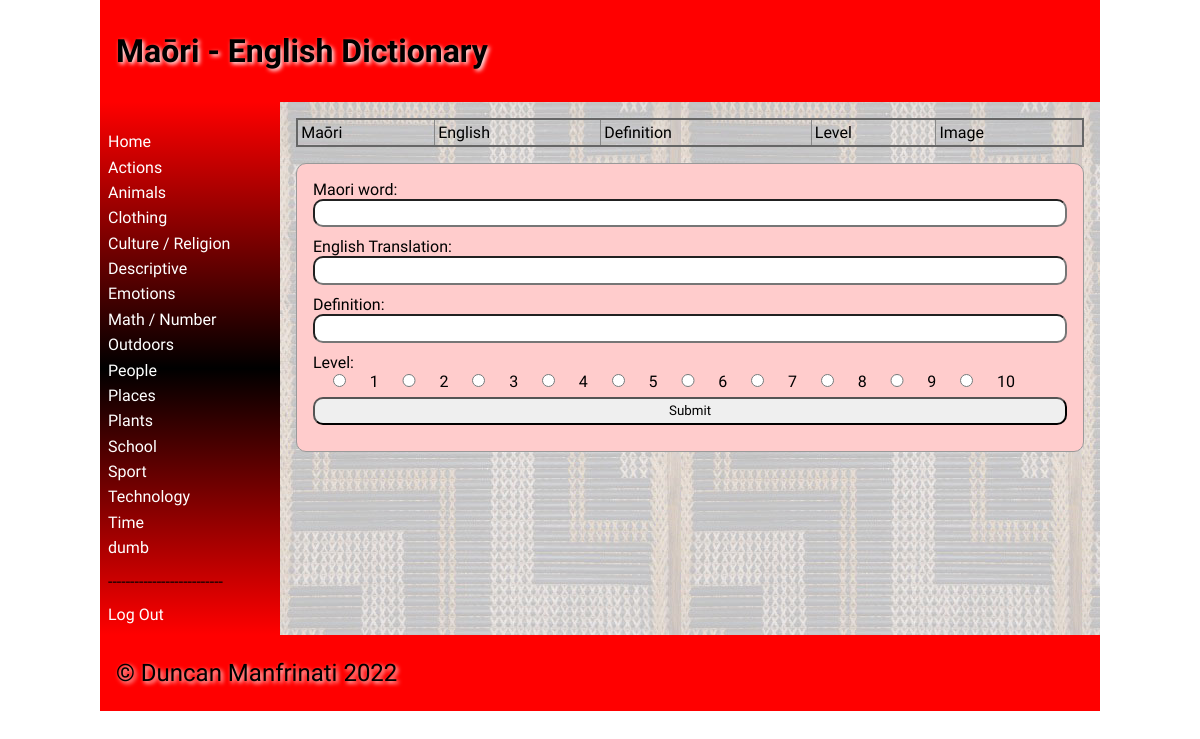
Before: /category/1 (signed in) with the older database file.
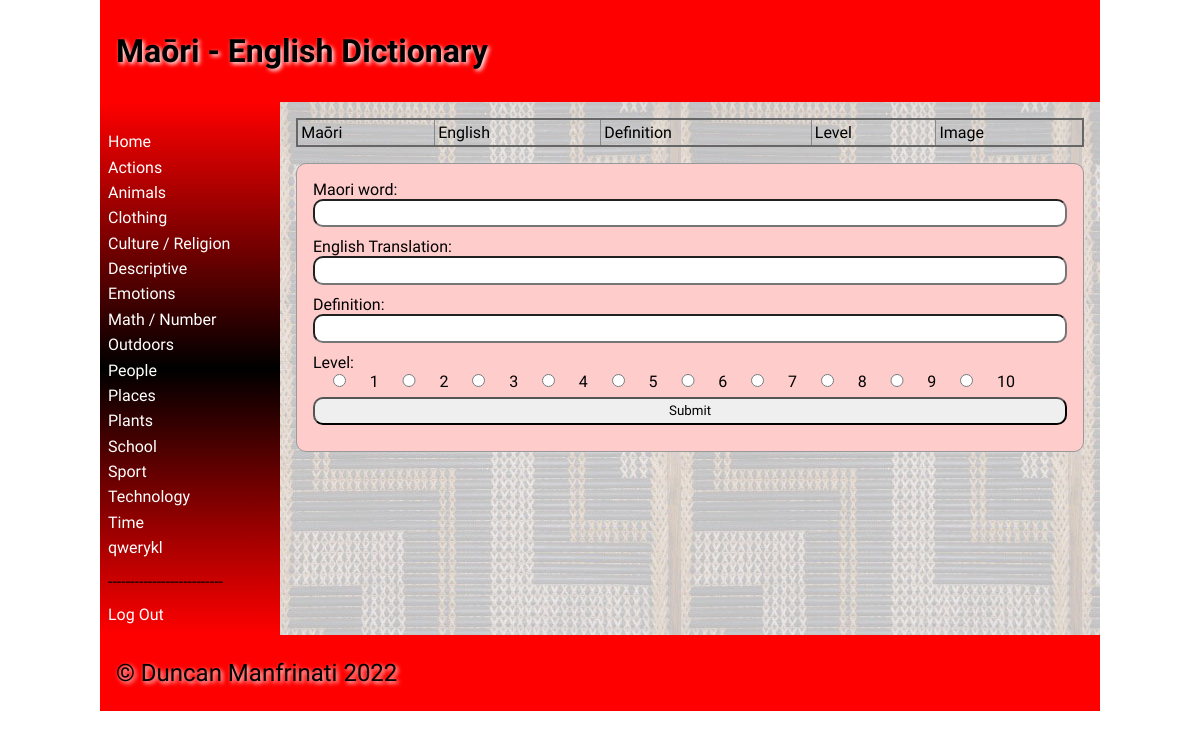
After: the same page with the newer database file.
### tables this page shows
CREATE TABLE "categories"
(
	id integer
		constraint categories_pk
			primary key autoincrement,
	categories varchar(60)
);

### app.py (the view)
@app.route("/category/<category_id>")
def category(category_id):
    con = create_connection(DATA_BASE)
    query = "SELECT * FROM dictionary"
    cur = con.cursor()
    cur.execute(query)
    cat = cur.fetchall()
    con.close()
    return render_template("categories.html", logged_in=is_logged_in(), category_ids=int(category_id), cat=cat, categories=categories())

### app.py (called while the page is built)
def create_connection(db_file):
    try:
        connection = sqlite3.connect(db_file)
        connection.execute('pragma foreign_keys=ON')
        return connection
    except Error as e:
        print(e)
    return None

def is_logged_in():
    if session.get("email") is None:
        print("Not Logged In")
        return False
    else:
        print("Logged In")
        return True

def categories():
    con = create_connection(DATA_BASE)
    query = "SELECT id,categories FROM categories"
    cur = con.cursor()
    cur.execute(query,)
    category_ids = cur.fetchall()
    con.close()
    return category_ids

### templates/categories.html (shortened to what this page needs)
{% extends 'base.html' %}
{% block heading %}Maōri - English Dictionary{% endblock %}
{% block main %}
<table class="word-table">
    <thead>
    <tr>
        <td>Maōri</td>
        <td>English</td>
        <td>Definition</td>
        <td>Level</td>
        <td>Image</td>
    </tr>
    </thead>
</table>
    <form class="dataForm" method="post">
    <div class="form-group">
        <div class="form-label">Maori word:</div>
        <div class="form-element"><input type="text" name="maori" id="maori" required></div>
    </div>
    <div class="form-group">
        <div class="form-label">English Translation:</div>
        <div class="form-element"><input type="text" name="english" id="english" required></div>
    </div>
    <div class="form-group">
        <div class="form-label">Definition:</div>
        <div class="form-element"><input type="text" name="definition" id="definition" required></div>
    </div>
    <div class="form-group">
        <div class="form-label">Level:</div>
        {% for i in range(10) %}
            <input type="radio" id="level" name="level" value="1">
            <label for="{{ i + 1 }}">{{i + 1}}</label>
        {% endfor %}
    </div>
    <div class="form-group">
        <div class="form-element"><input type="submit" value="Submit"></div>
    </div>
    </form>
{% endblock %}

### templates/base.html (shortened to what this page needs)
<!doctype html>
<html lang="en">
<head>
    <link href="{{ url_for('static', filename='css/style.css') }}" rel="stylesheet">
</head>
<body>
<div id="container">
    <header>
        <h1>{% block heading %} {% endblock %}</h1>
    </header>
    <nav>
        <ul>
            <li><a href="/">Home</a></li>
            {% if logged_in %}
            {% for category in categories %}
            <li><a href="/category/{{ category[0] }}">{{ category[1] }}</a></li>
            {% endfor %}
            <li><p>--------------------------</p></li>
            <li><a href="/logout">Log Out</a></li>
            {% else %}
            <li><p>--------------------------</p></li>
            <li><a href="/login">Log In</a></li>
            {% endif %}
        </ul>
    </nav>
    <main>
        {% block main %}{% endblock %}
    </main>
    <footer>
        <p>
            &copy; Duncan Manfrinati 2022
        </p>
    </footer>
</div>
</body>
</html>

Changed rows visible on the page:
removed categories: categories "dumb"
added categories: categories "qwerykl"
